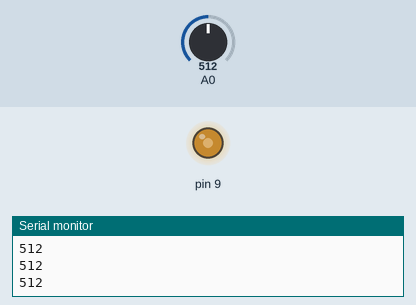
This sketch was run on a simulated Arduino Uno, built with avr-gcc and run on an emulated ATmega328P. On the bench: output pins drawn as LEDs (lit = HIGH), the last lines printed to the serial monitor. Inputs (shaded band) come from the test bench; at power-on: A0 = 512.

Above: at 1.2 s.
1.3 s: A0 set to 716
At 2.5 s:
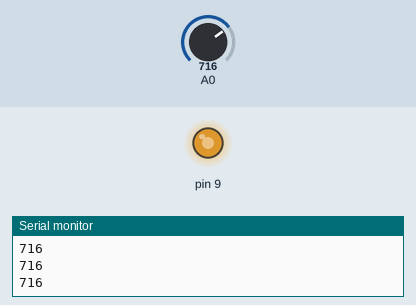
2.8 s: A0 set to 900
At 3.8 s:
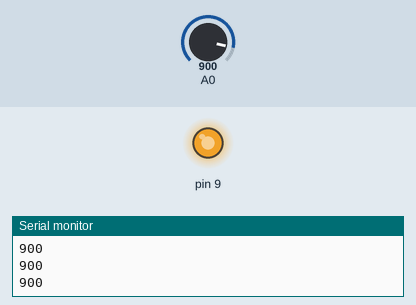
4.3 s: A0 set to 122
At 5.2 s:
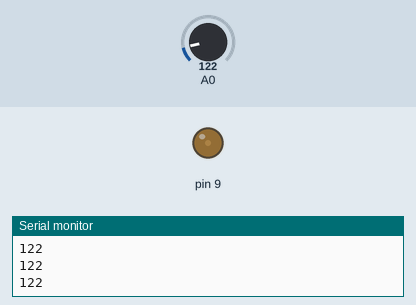
5.8 s: A0 set to 0
At 6.5 s:
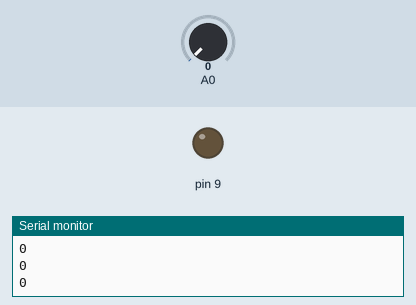
7.3 s: A0 set to 511
At 7.8 s:
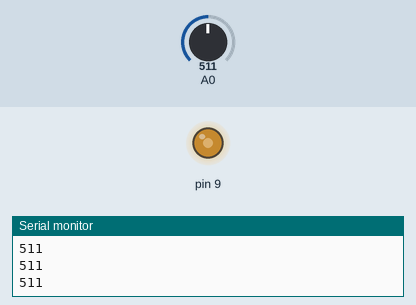
Timing chart, 0 to 9.8 s (numbered marks = the images above; inputs shaded):
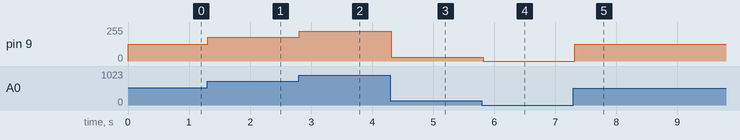

The sketch:

dazzling_habbi1.ino
```cpp
int sensorVal = 0;
void setup(){
  pinMode(A0,INPUT);
  Serial.begin(9600);
  pinMode(9,OUTPUT);
}

void loop() {
  sensorVal = analogRead(A0);
  Serial.println(sensorVal);
  analogWrite(9, map(sensorVal, 0, 1023, 0 ,255));
  delay(100);
}
```

Measured:
- after the input at 1.3 s, pin 9: 127/255 → 178/255 at once
- after the input at 2.8 s, pin 9: 178/255 → 224/255 at once
- after the input at 4.3 s, pin 9: 224/255 → 30/255 at once
- after the input at 5.8 s, pin 9: 30/255 → 0/255 at once
- after the input at 7.3 s, pin 9: 0/255 → 127/255 at once
